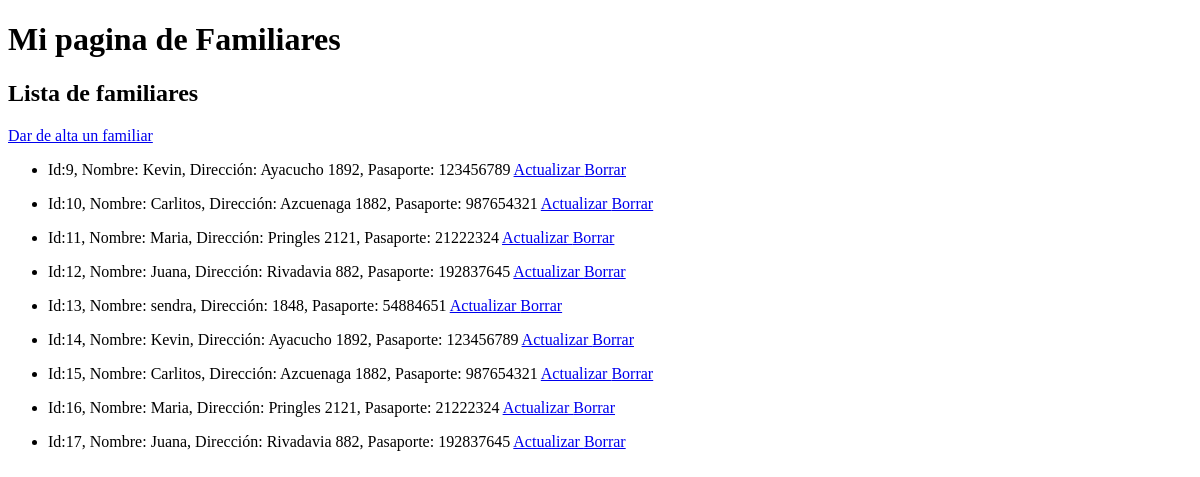
The app's page /mi-familia/, older data.
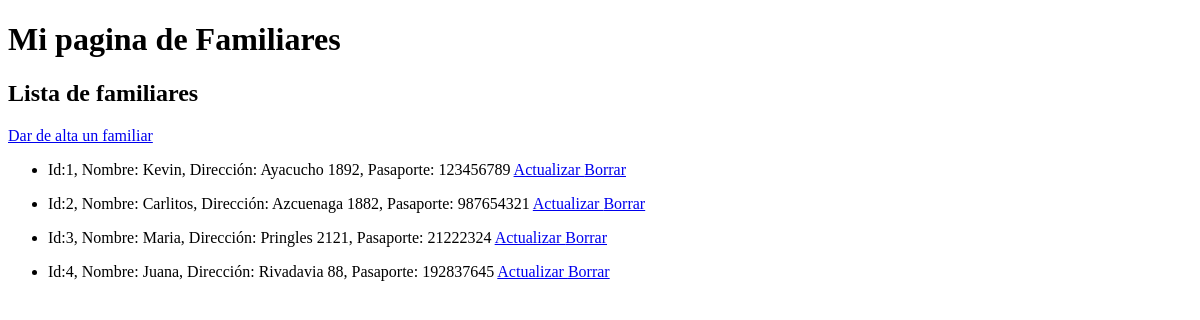
The same page, newer data.
### ejemplo/models.py (models this page shows, shortened)
class Familiar(models.Model):
    nombre = models.CharField(max_length=100)
    direccion = models.CharField(max_length=200)
    numero_pasaporte = models.IntegerField()

### ejemplo/views.py (the view)
# urls.py: path('mi-familia/', mostrar_familiares), #NUEVA VISTA
def mostrar_familiares(request):
    lista_familiares = Familiar.objects.all()
    return render(request, 'ejemplo/familiares.html', {'lista_familiares': lista_familiares})

### ejemplo/templates/ejemplo/familiares.html
{% extends 'ejemplo/base.html' %}
{% block titulo %}
Lista de familiares
{% endblock %}
{% block contenido %}
    <a href="/mi-familia/alta">Dar de alta un familiar</a>
        {% for familiar in lista_familiares %}
            <ul>
                <li> Id:{{familiar.id}}, Nombre: {{familiar.nombre}}, Dirección: {{familiar.direccion}}, Pasaporte: {{familiar.numero_pasaporte}}
                    <a href='actualizar/{{ familiar.id }}'> Actualizar </a>
                    <a href="borrar/{{ familiar.id }}">Borrar</a>
                 </li>
            </ul>
        {% endfor %}
{% endblock %}

### ejemplo/templates/ejemplo/base.html (shortened to what this page needs)
<!DOCTYPE html>
<html lang="en">
<head>
</head>
<body>
    <h1> Mi pagina de Familiares</h1>
    <h2> {% block titulo %}{% endblock %}</h2>
    {% block contenido %}{% endblock %}
</body>
</html>

Row changes from the older to the newer data that the page shows:
removed Familiar: id "9", nombre "Kevin", direccion "Ayacucho 1892", numero_pasaporte "123456789"
removed Familiar: id "10", nombre "Carlitos", direccion "Azcuenaga 1882", numero_pasaporte "987654321"
removed Familiar: id "11", nombre "Maria", direccion "Pringles 2121", numero_pasaporte "21222324"
removed Familiar: id "12", nombre "Juana", direccion "Rivadavia 882", numero_pasaporte "192837645"
removed Familiar: id "13", nombre "sendra", direccion "1848", numero_pasaporte "54884651"
removed Familiar: id "14", nombre "Kevin", direccion "Ayacucho 1892", numero_pasaporte "123456789"
removed Familiar: id "15", nombre "Carlitos", direccion "Azcuenaga 1882", numero_pasaporte "987654321"
removed Familiar: id "16", nombre "Maria", direccion "Pringles 2121", numero_pasaporte "21222324"
removed Familiar: id "17", nombre "Juana", direccion "Rivadavia 882", numero_pasaporte "192837645"
added Familiar: id "1", nombre "Kevin", direccion "Ayacucho 1892", numero_pasaporte "123456789"
added Familiar: id "2", nombre "Carlitos", direccion "Azcuenaga 1882", numero_pasaporte "987654321"
added Familiar: id "3", nombre "Maria", direccion "Pringles 2121", numero_pasaporte "21222324"
added Familiar: id "4", nombre "Juana", direccion "Rivadavia 88", numero_pasaporte "192837645"
